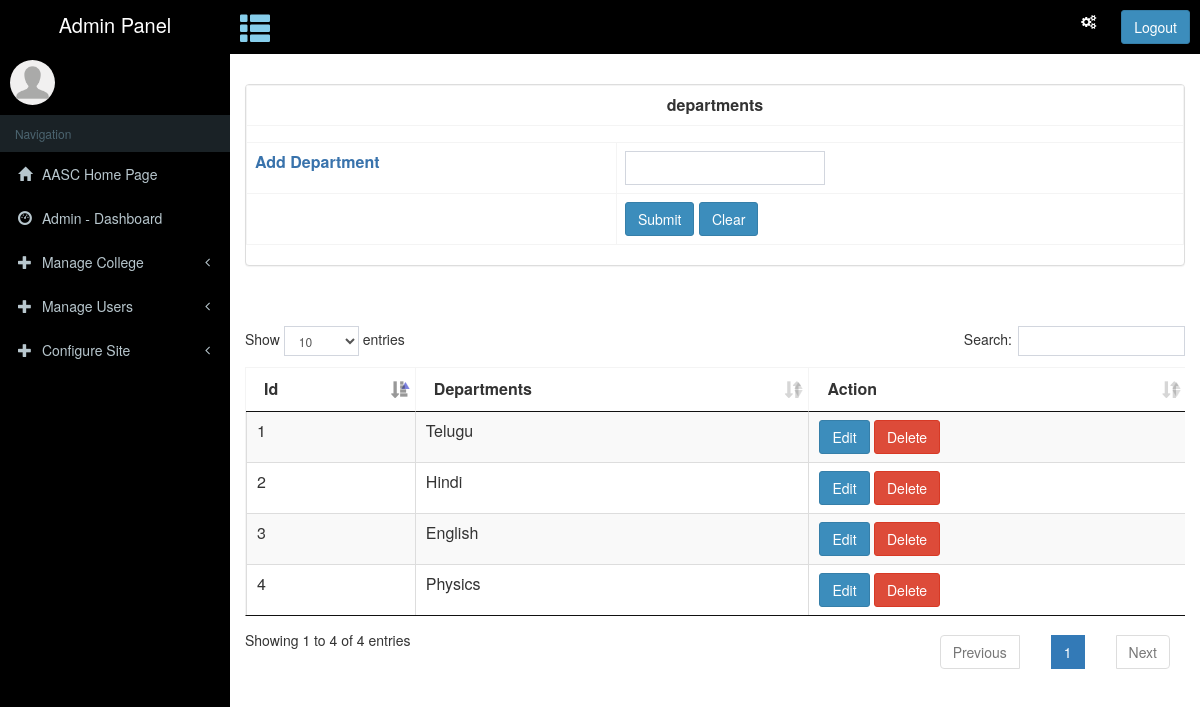
Page /account/manage-aasc/manage-departments.php on the committed database.
### tables this page shows
CREATE TABLE `departments` (
  `id` int(255) NOT NULL,
  `departments` varchar(100) NOT NULL
);

### account/manage-aasc/manage-departments.php (the view, shortened to what this page needs)
<?php
include '../../connection.php';
?>
<!DOCTYPE html>
<html>
<head>
  <?php include '../../assets/dashboard-assets-css.php'; ?>
</head>
<body class="hold-transition skin-blue sidebar-mini">
<div class="wrapper">
            <?php include '../../navbar/dashboard-navbar.php';?>
        <?php include '../../sidebar/dashboard-left-sidebar.php';?>
  <div class="content-wrapper" style="background-color: #ffffff; ">
    <section class="content-header">
    </section>
    <section class="content">
    <div class="panel panel-default table-responsive">
    <form method="post" action="manage-departments.php">
      <table class="table table-bordered">
        <tr>
          <th colspan="4" class="panel-heading" style="font-weight: bold; text-align: center;"> departments </th>
        </tr>
        <tr>
          <td align="center" colspan="4">
          </td>
        </tr>
        <tr>
          <td><span style="color: #3973ac; font-weight: bold; ">Add Department</td>
          <td><input type="text" name="txtdept" id="txtdept" class="form-control" style="width: 200px"></td>
        </tr>
        <tr>
         <td></td>
          <td align="left">
            <input type="submit" name="btnsubmit" id="btnsubmit" value="Submit" class="btn btn-primary">
            <input type="button" name="btnclear" id="btnclear" value="Clear" class="btn btn-primary">
          </td>
        </tr>
      </table>
      </form>
    </div>
    <br><br>
    <div class="table-responsive">
      <table id="example" class="table table-striped table-bordered cell-border" cellspacing="0" width="100%">
        <thead>
          <tr>
            <th>Id</th>
            <th>Departments</th>
            <th>Action</th>
          </tr>
        </thead>
        <tbody>
<?php
              $get2 = mysqli_query($conn,"SELECT * FROM departments");
              while($row2 = mysqli_fetch_array($get2))
              {
                $id=$row2['id'];
                $departments=$row2['departments'];
?>
        <div id="tbl_row">
          <tr>
            <td><?php echo $id; ?></td>
            <td><?php echo $departments; ?></td>
			<td>
              <input type="button" name="btnEdit" id="btnEdit" value="Edit" class="btn btn-primary" onclick="edit_row('<?php echo $id; ?>')">
              <input type="button" name="btnDelete" id="btnDelete" value="Delete" class="btn btn-danger" onclick="delete_row('<?php echo $id; ?>')">
            </td>
          </tr>
        </div>
<?php
              }
?>
        </tbody>
      </table>
    </div>
    </section>
  </div>
</div>
</body>
</html>

### assets/css/jAlert.css (style rules this page uses)
html,body { min-height: 100%; }

### rows in the picture
departments: id "1", departments "Telugu"
departments: id "2", departments "Hindi"
departments: id "3", departments "English"
departments: id "4", departments "Physics"
